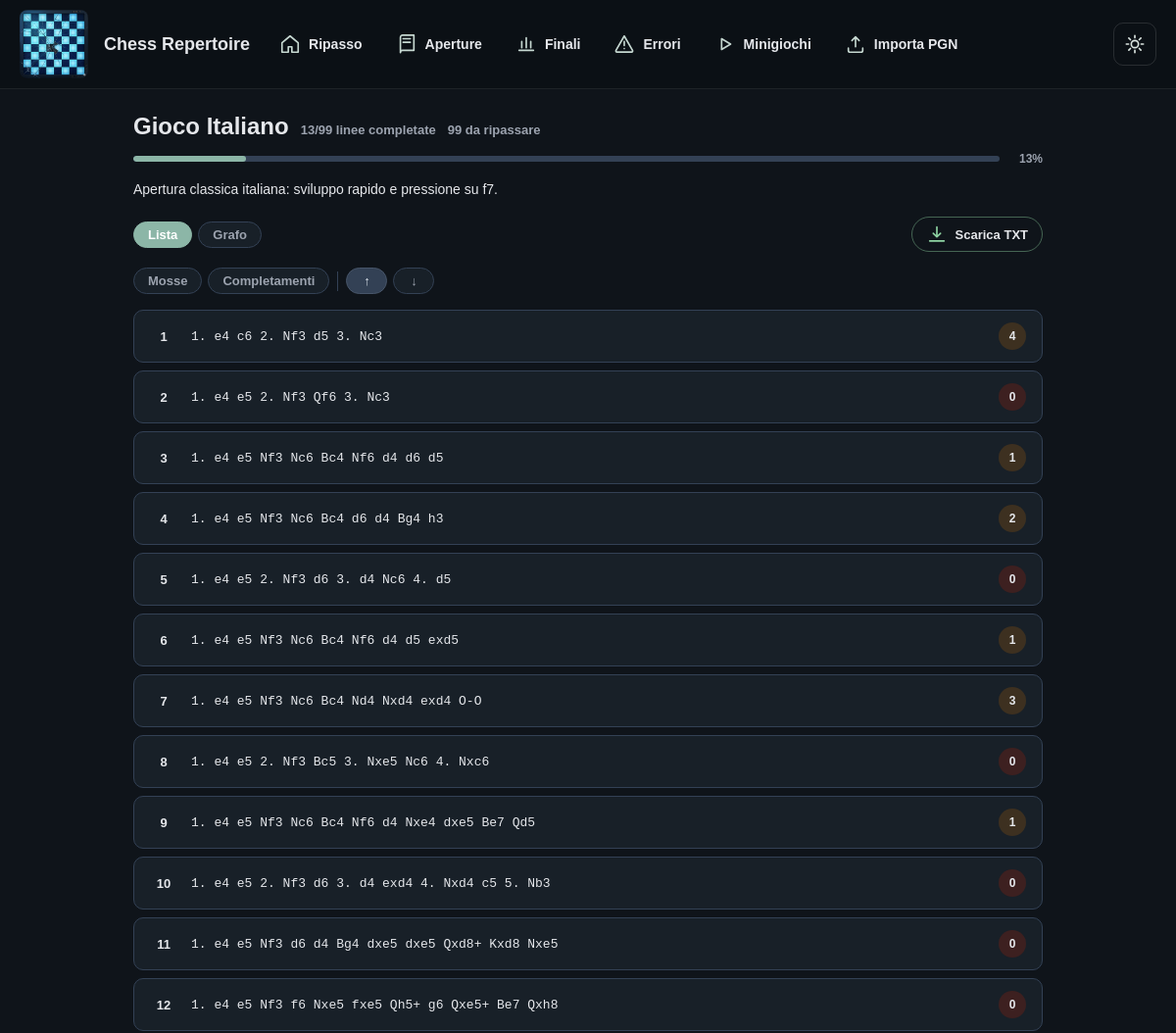
The app's page /opening/10/ (upper part), older data.
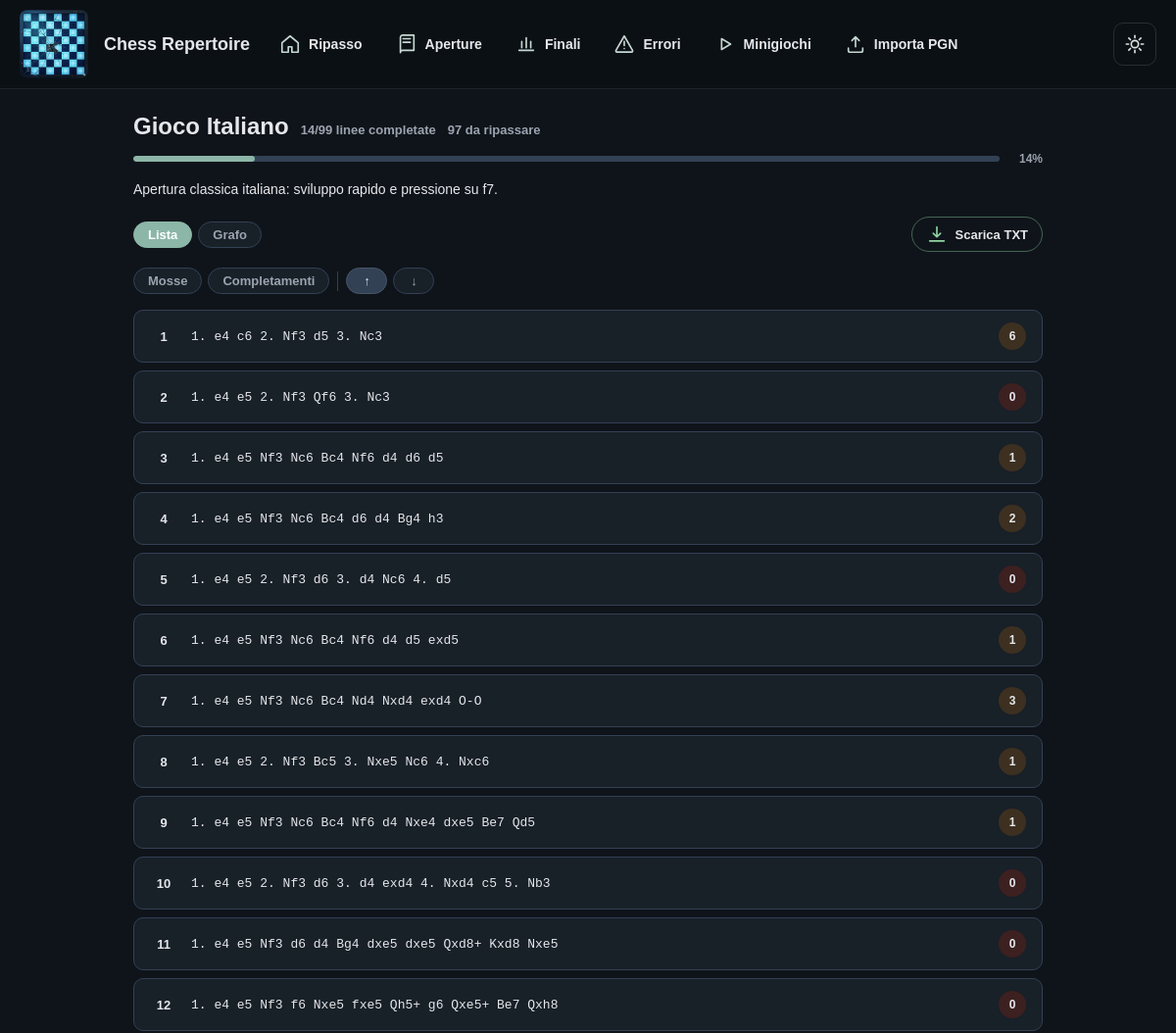
The same page, newer data.
### repertoire/models.py (models this page shows, shortened)
class ReviewFieldsMixin(models.Model):
    completamenti = models.PositiveIntegerField(default=0)
    last_reviewed = models.DateTimeField(blank=True, null=True)
    due_at = models.DateTimeField(blank=True, null=True)
    review_attempts = models.PositiveIntegerField(default=0)
    mistakes = models.PositiveIntegerField(default=0)
    accuracy = models.FloatField(default=0)
    class Meta:
        abstract = True

class OpeningLine(ReviewFieldsMixin, models.Model):
    root = models.ForeignKey("OpeningRoot", on_delete=models.CASCADE, related_name="linee")
    numero = models.PositiveIntegerField(default=0, null=True, blank=True)
    titolo = models.CharField(max_length=200, blank=True, null=True)
    pgn = models.TextField()
    note = models.TextField(blank=True, null=True)
    flipped = models.BooleanField(default=False)
    difficolta = models.CharField(max_length=20, choices=DIFFICOLTA_CHOICES, default="media", blank=True)
    parent = models.ForeignKey(
        "self",
        null=True,
        blank=True,
        on_delete=models.SET_NULL,
        related_name="varianti",
    )
    class Meta:
        ordering = ["numero"]
    def count_moves(self):
        clean = self.pgn.replace("{", "").replace("}", "")
        return len([m for m in clean.split() if "." not in m and m not in ["1-0", "0-1", "1/2-1/2", "*"]])

### repertoire/views.py (the view)
# urls.py: path('opening/<int:opening_id>/', views.opening_detail, name='opening_detail'),
def opening_detail(request, opening_id):
    opening = get_object_or_404(OpeningRoot, pk=opening_id)
    all_lines = list(
        OpeningLine.objects.filter(root=opening)
        .filter(_numbered_line_filter())
        .annotate(pgn_len=Length("pgn"))
        .order_by("pgn_len", "numero", "id")
    )
    tree_json = json.dumps(_build_move_tree(all_lines))
    completed = sum(1 for line in all_lines if line.completamenti > 0)
    due_count = sum(1 for line in all_lines if is_due(line))
    return render(
        request,
        "repertoire/opening_detail.html",
        {
            "opening": opening,
            "all_lines": all_lines,
            "tree_json": tree_json,
            "completed_lines": completed,
            "due_lines": due_count,
        },
    )

### repertoire/utils.py (called while the page is built)
def tokenize_pgn(pgn):
    text = pgn or ""
    text = re.sub(r"\{[^}]*\}", "", text)
    text = re.sub(r"\([^)]*\)", "", text)
    text = re.sub(r"\$\d+", "", text)
    text = re.sub(r"\d+\.(\.\.)?", " ", text)
    text = re.sub(r"[+#!?]", "", text)
    return [token for token in text.split() if token and token not in RESULT_TOKENS]

def is_due(reviewable, now=None):
    now = now or timezone.now()
    return reviewable.review_attempts == 0 or reviewable.due_at is None or reviewable.due_at <= now

### repertoire/views.py (called while the page is built)
def _pgn_to_moves(pgn):
    return tokenize_pgn(pgn)

def _build_move_tree(lines):
    root = {"n": "", "c": [], "l": None}
    for line in lines:
        moves = _pgn_to_moves(line.pgn)
        node = root
        for move in moves:
            child = next((c for c in node["c"] if c["n"] == move), None)
            if child is None:
                child = {"n": move, "c": [], "l": None}
                node["c"].append(child)
            node = child
        if moves:
            node["l"] = {"id": line.root_id, "num": line.numero}
    return root

def _numbered_line_filter():
    return Q(numero__isnull=False) & Q(numero__gt=0)

### repertoire/templates/repertoire/opening_detail.html (shortened to what this page needs)
{% extends "repertoire/base.html" %}
{% block content %}
<div class="page">
  <div style="display:flex;align-items:baseline;gap:12px;flex-wrap:wrap;">
    <h1 class="page-title">{{ opening.nome }}</h1>
    <span style="font-size:13px;font-weight:700;color:var(--text-muted);white-space:nowrap;">{{ completed_lines }}/{{ all_lines|length }} linee completate</span>
    <span style="font-size:13px;font-weight:700;color:var(--text-muted);white-space:nowrap;">{{ due_lines }} da ripassare</span>
  </div>
  {% if all_lines %}
  {% with pct=completed_lines|stringformat:"s" total=all_lines|length %}
  <div style="margin:8px 0 16px;display:flex;align-items:center;gap:10px;">
    <div style="flex:1;height:6px;background:var(--border);border-radius:4px;overflow:hidden;">
      <div style="height:100%;width:{% widthratio completed_lines all_lines|length 100 %}%;background:var(--accent);border-radius:4px;transition:width .4s;"></div>
    </div>
    <span style="font-size:12px;font-weight:700;color:var(--text-muted);min-width:34px;text-align:right;">{% widthratio completed_lines all_lines|length 100 %}%</span>
  </div>
  {% endwith %}
  {% endif %}
  {% if opening.descrizione %}
  <p class="page-desc">{{ opening.descrizione }}</p>
  {% endif %}
  <div class="toolbar">
    <div style="display:flex;align-items:center;gap:6px;">
      <button class="sort-btn active" id="btnLista">Lista</button>
      <button class="sort-btn" id="btnGrafo">Grafo</button>
    </div>
    <a href="{% url 'download_opening_lines' opening.id %}" class="download-link">
      <svg class="ui-icon" aria-hidden="true"><use href="#icon-download"></use></svg>
      <span>Scarica TXT</span>
    </a>
  </div>
  <div id="sortControls" style="display:flex;align-items:center;gap:6px;flex-wrap:wrap;margin-bottom:16px;">
    <button class="sort-btn" data-sort="mosse">Mosse</button>
    <button class="sort-btn" data-sort="completamenti">Completamenti</button>
    <button class="dir-btn active" id="dirAsc">↑</button>
    <button class="dir-btn" id="dirDesc">↓</button>
  </div>
  <div id="listView">
    {% if all_lines %}
    <div class="linee-list" id="lineList">
      {% for line in all_lines %}
      <a class="linea-card"
         href="{% url 'line_training' line.root.id line.numero %}"
         data-completamenti="{{ line.completamenti }}"
         data-mosse="{{ line.count_moves }}"
         data-original-index="{{ forloop.counter0 }}">
        <span class="linea-num">{{ forloop.counter }}</span>
        <span class="linea-pgn">{{ line.pgn }}</span>
        {% with c=line.completamenti %}
        <span class="completamenti-badge {% if c == 0 %}c-zero{% elif c < 7 %}c-low{% elif c < 15 %}c-mid{% else %}c-high{% endif %}"
              title="{{ c }} completamenti">{{ c }}</span>
        {% endwith %}
      </a>
      {% endfor %}
    </div>
    {% else %}
    <div class="empty-state">Nessuna linea registrata per questa apertura.</div>
    {% endif %}
  </div>
</div>
{% endblock %}

Row changes from the older to the newer data that the page shows:
changed OpeningLine "1. e4 c6 2. Nf3 d5 3. Nc3": completamenti "4" → "6"
changed OpeningLine "1. e4 e5 2. Nf3 Bc5 3. Nxe5 Nc6 4. Nxc6": completamenti "0" → "1"
Text that changed along with them:
{{ completed_lines }}: "13" → "14"
{{ due_lines }}: "99" → "97"
text no longer shown: "13"
text now shown: "14"
